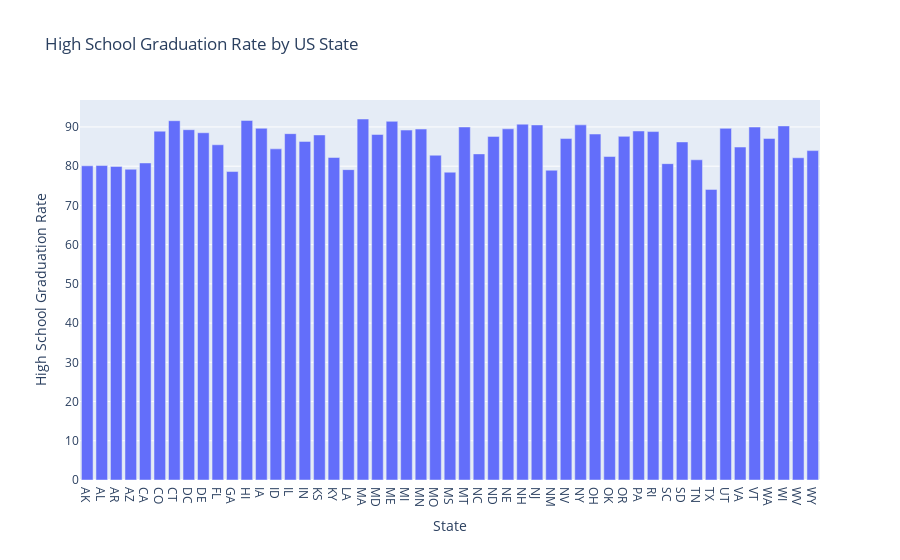

Notebook source saved alongside this figure:
### Code cell
fig = px.bar(df_pct_completed_hs_state,
             x='Geographic Area',
             y='percent_completed_hs',
             title='High School Graduation Rate by US State',
             labels={
                 'Geographic Area': 'State',
                 'percent_completed_hs': 'High School Graduation Rate'
             }
             )
fig.show()

### Figure 1 — Plotly figure (JSON) as saved in the notebook; plotly's stock layout.template omitted (floating-point values rounded to 4 significant figures)
{"data": [{"alignmentgroup": "True", "hovertemplate": "State=%{x}<br>High School Graduation Rate=%{y}<extra></extra>", "legendgroup": "", "marker": {"color": "#636efa", "pattern": {"shape": ""}}, "name": "", "offsetgroup": "", "orientation": "v", "showlegend": false, "textposition": "auto", "type": "bar", "x": ["AK", "AL", "AR", "AZ", "CA", "CO", "CT", "DC", "DE", "FL", "GA", "HI", "IA", "ID", "IL", "IN", "KS", "KY", "LA", "MA", "MD", "ME", "MI", "MN", "MO", "MS", "MT", "NC", "ND", "NE", "NH", "NJ", "NM", "NV", "NY", "OH", "OK", "OR", "PA", "RI", "SC", "SD", "TN", "TX", "UT", "VA", "VT", "WA", "WI", "WV", "WY"], "xaxis": "x", "y": [80.1, 80.16, 79.95, 79.22, 80.82, 88.93, 91.59, 89.3, 88.52, 85.46, 78.63, 91.67, 89.67, 84.42, 88.29, 86.32, 87.97, 82.22, 79.12, 92.03, 88.08, 91.43, 89.21, 89.47, 82.79, 78.47, 89.99, 83.14, 87.6, 89.52, 90.71, 90.52, 78.97, 87.05, 90.54, 88.2, 82.46, 87.6, 88.97, 88.82, 80.65, 86.18, 81.63, 74.09, 89.64, 84.88, 89.98, 87.07, 90.26, 82.14, 83.97], "yaxis": "y"}], "layout": {"barmode": "relative", "legend": {"tracegroupgap": 0}, "title": {"text": "High School Graduation Rate by US State"}, "xaxis": {"anchor": "y", "domain": [0, 1], "title": {"text": "State"}}, "yaxis": {"anchor": "x", "domain": [0, 1], "title": {"text": "High School Graduation Rate"}}}}
